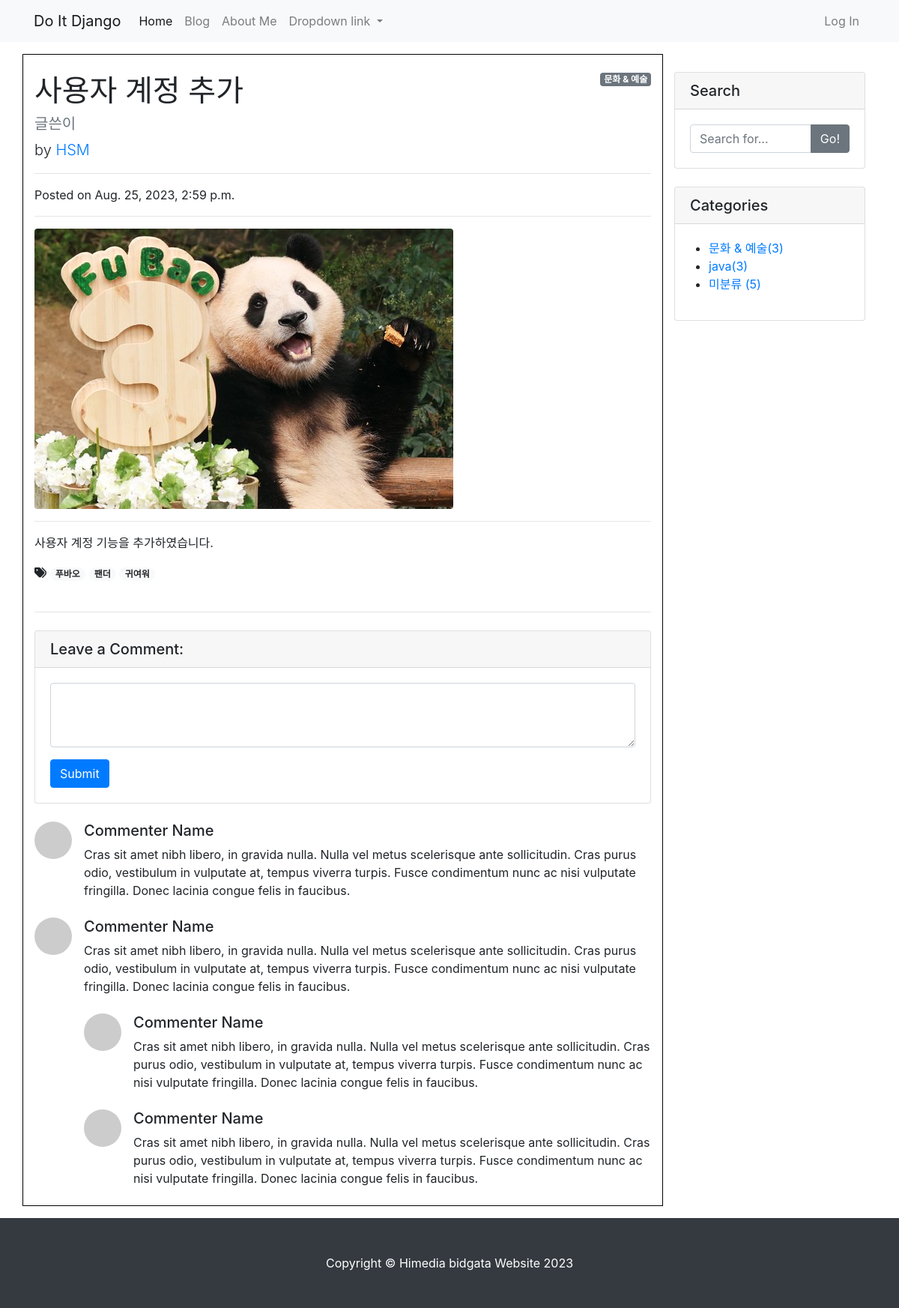
Page /blog/8/ on the committed database.
### blog/models.py (models this page shows, shortened)
class Post(models.Model):
    title = models.CharField(max_length=30)
    hook_text = models.CharField(max_length=100, blank=True)
    content = models.TextField()
    head_image = models.ImageField(upload_to='blog/images/%Y/%m/%d/', blank=True)
    file_upload = models.FileField(upload_to='blog/files/%Y/%m/%d/', blank=True)
    created_at = models.DateTimeField(auto_now_add=True)
    updated_at = models.DateTimeField(auto_now=True)
    author = models.ForeignKey(User, null=True, on_delete=models.SET_NULL)
    category = models.ForeignKey(Category, null=True, blank=True, on_delete=models.SET_NULL)
    tags = models.ManyToManyField(Tag, blank=True)

class Category(models.Model):
    name = models.CharField(max_length=50, unique=True)
    slug = models.SlugField(max_length=200, unique=True, allow_unicode=True)
    def __str__(self):
        return self.name
    def get_absolute_url(self):
        return f'/blog/category/{self.slug}/'
    class Meta:
        verbose_name_plural = 'Categories'

class Tag(models.Model):
    name = models.CharField(max_length=50)
    slug = models.SlugField(max_length=200, unique=True, allow_unicode=True)
    def __str__(self):
        return self.name
    def get_absolute_url(self):
        return f'/blog/tag/{self.slug}/'

### blog/views.py (the view)
# urls.py: path('<int:pk>/', views.PostDetail.as_view()),
class PostDetail(DetailView):
    model = Post
    def get_context_data(self, **kwargs):
        context = super(PostDetail, self).get_context_data()
        context['categories'] = Category.objects.all()
        context['no_category_post_count'] = Post.objects.filter(category=None).count()
        return context

### blog/templates/blog/post_detail.html (shortened to what this page needs)
{% extends 'blog/base.html' %}
{% block main_area %}
<div id="post-area">
  {% if post.category %}
      <span class="badge badge-secondary float-right">{{post.category}}</span>
  {% else %}
      <span class="badge badge-secondary float-right">미분류</span>
  {% endif %}
  <h1 class="mt-4">{{post.title}}</h1>
  <h5 class="text-muted">{{post.hook_text}}</h5>
  <p class="lead">
    by
    <a href="#">{{post.author | upper}}</a>
  </p>
  <hr>
  <p>Posted on {{post.created_at}}</p>
  <hr>
  {% if post.head_image %}
  <img class="img-fluid rounded" src="{{post.head_image.url}}" alt="{{post.title}} head_image">
  {% else %}
  <img class="img-fluid rounded" src="https://picsum.photos/seed/{{post.id}}/800/200" alt="random_image">
  {% endif %}
  <hr>
  <p>{{post.content}}</p>
  {% if post.tags.exists %}
      <i class="fas fa-tags"></i>
      {% for tag in post.tags.all %}
          <a href="{{tag.get_absolute_url}}">
              <span class="badge badge-pill badge-light">{{tag}}</span>
          </a>
      {% endfor %}
      <br/>
      <br/>
  {% endif %}
  <hr>
</div>
<div id="comment-area">
    <div class="card my-4">
      <h5 class="card-header">Leave a Comment:</h5>
      <div class="card-body">
        <form>
          <div class="form-group">
            <textarea class="form-control" rows="3"></textarea>
          </div>
          <button type="submit" class="btn btn-primary">Submit</button>
        </form>
      </div>
    </div>
    <div class="media mb-4">
      <img class="d-flex mr-3 rounded-circle" src="http://placehold.it/50x50" alt="">
      <div class="media-body">
        <h5 class="mt-0">Commenter Name</h5>
        Cras sit amet nibh libero, in gravida nulla. Nulla vel metus scelerisque ante sollicitudin. Cras purus odio,
        vestibulum in vulputate at, tempus viverra turpis. Fusce condimentum nunc ac nisi vulputate fringilla. Donec
        lacinia
        congue felis in faucibus.
      </div>
    </div>
    <div class="media mb-4">
      <img class="d-flex mr-3 rounded-circle" src="http://placehold.it/50x50" alt="">
      <div class="media-body">
        <h5 class="mt-0">Commenter Name</h5>
        Cras sit amet nibh libero, in gravida nulla. Nulla vel metus scelerisque ante sollicitudin. Cras purus odio,
        vestibulum in vulputate at, tempus viverra turpis. Fusce condimentum nunc ac nisi vulputate fringilla. Donec
        lacinia
        congue felis in faucibus.
        <div class="media mt-4">
          <img class="d-flex mr-3 rounded-circle" src="http://placehold.it/50x50" alt="">
          <div class="media-body">
            <h5 class="mt-0">Commenter Name</h5>
            Cras sit amet nibh libero, in gravida nulla. Nulla vel metus scelerisque ante sollicitudin. Cras purus odio,
            vestibulum in vulputate at, tempus viverra turpis. Fusce condimentum nunc ac nisi vulputate fringilla. Donec
            lacinia congue felis in faucibus.
          </div>
        </div>
        <div class="media mt-4">
          <img class="d-flex mr-3 rounded-circle" src="http://placehold.it/50x50" alt="">
          <div class="media-body">
            <h5 class="mt-0">Commenter Name</h5>
            Cras sit amet nibh libero, in gravida nulla. Nulla vel metus scelerisque ante sollicitudin. Cras purus odio,
            vestibulum in vulputate at, tempus viverra turpis. Fusce condimentum nunc ac nisi vulputate fringilla. Donec
            lacinia congue felis in faucibus.
          </div>
        </div>
      </div>
    </div>
  </div>
</div>
{% endblock %}

### blog/templates/blog/base.html (shortened to what this page needs)
<!DOCTYPE html>
{% load static %}
<html lang="ko">
<head>
    <link rel="stylesheet" href="{% static 'blog/bootstrap/bootstrap.min.css' %}" media="screen">
</head>
<body>
    {% include 'blog/navbar.html' %}
    <div class="container my-3">
        <div class="row">
            <div class="col-md-8 col-lg-9" id="main-area" style="border: solid 1px black;">
                {% block main_area %}
                {% endblock %}
                <div class="col-md-4 col-lg-3">
                    <div class="card my-4">
                        <h5 class="card-header">Search</h5>
                        <div class="card-body">
                            <div class="input-group">
                                <input type="text" class="form-control" placeholder="Search for...">
                                <span class="input-group-append">
                                    <button class="btn btn-secondary" type="button">Go!</button>
                                </span>
                            </div>
                        </div>
                    </div>
                    <div class="card my-4" id="categories-card">
                        <h5 class="card-header">Categories</h5>
                        <div class="card-body">
                            <div class="row">
                                <ul>
                                    {% for category in categories %}
                                        <li>
                                            <a href="{{category.get_absolute_url}}">{{category}}({{category.post_set.count}})</a>
                                        </li>
                                    {% endfor %}
                                        <li>
                                            <a href="/blog/category/no_category/">미분류 ({{no_category_post_count}})</a>
                                        </li>
                                </ul>
                            </div>
                        </div>
                    </div>
                </div>
            </div>
        </div>
        {% include 'blog/footer.html' %}
</body>
</html>

### rows in the picture
Post: category "문화 & 예술", title "사용자 계정 추가", hook_text "글쓴이", author "HSM", created_at "Aug. 25, 2023, 2:59 p.m.", head_image (picture), content "사용자 계정 기능을 추가하였습니다."
Tag: name "푸바오"
Tag: name "팬더"
Tag: name "귀여워"
Category: name "문화 & 예술", post_set.count "3"
Category: name "java", post_set.count "3"

### other values in the picture
{{ no_category_post_count }} "5"
